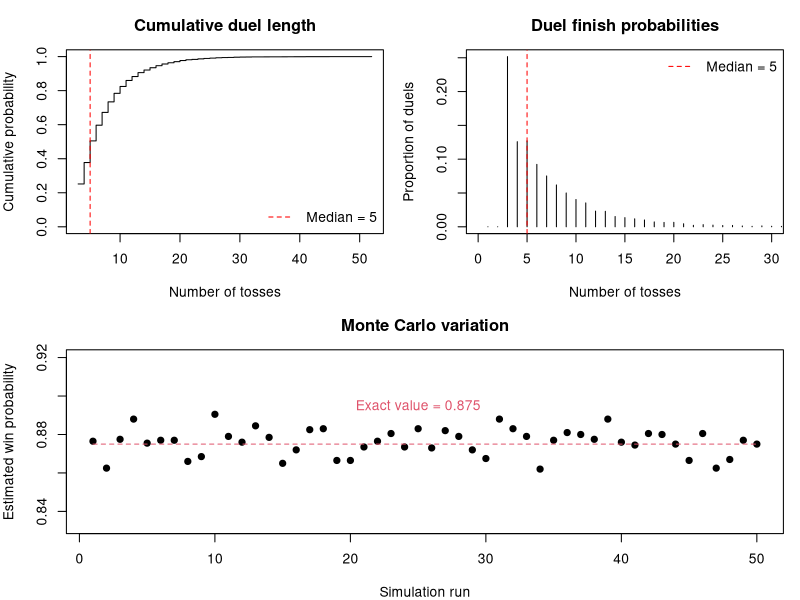

R code for this plot:

# Statistical Programming
# Practical 2: Sequence duels and the perils of independence
#
# Group 3:
# Alejandra Campo Archbold (s3023700)
# Weihang Gu (s2932201)
# Weichen Zhao (s2929481)
#
# Contributions:
# - Alejandra Campo Archbold: 33% [Designed the initial questions, optimized data plots, and defined variables for the race share simulation]
# - Weihang Gu: []
# - Weichen Zhao: []
#
# GitHub URL: https://github.com/alejandrarchbold/Statistical_Programming.git


#-----------------------------------------------------------------------
# Overview
#-----------------------------------------------------------------------

# Two players choose different patterns of heads (1) and tails (0).
# Both observe the same coin-toss stream. The first pattern to
# appear wins. We simulate duels, estimate win probabilities and
# calculate exact waiting times. We then compare best replies,
# non-transitive cycles and the effects of coin bias.


#-----------------------------------------------------------------------
# Function definitions
#-----------------------------------------------------------------------


# Question 1: firsthit

firsthit <- function(x, a) {
  # Description: finds the first occurrence of a in x.
  # Inputs: x (coin tosses), a (the pattern to find).
  # Output: the ending position of the first match, or NA.
  # How it works: checks each window of length k in order.
  
  k <- length(a)
  n <- length(x)
  
  if (k == 0) {
    stop("Please enter a 0/1 pattern.")
  }
  
  if (n < k) {
    return(NA_integer_)
  }
  
  for (m in k:n) {
    w <- x[(m - k + 1):m]
    
    if (all(w == a)) {
      return(m)
    }
  }
  
  return(NA_integer_)
}


# Shared simulation function for Question 2, Question 3 and Question 4

race <- function(l_patterns, p = 0.5, nreps = 1, block = 20) {
  # Description: simulates coin streams until a pattern appears.
  # Inputs: l_patterns (list of patterns), p (chance of heads),
  #         nreps (number of streams), block (batch size).
  # Output: matrix containing winner indices and toss counts.
  # How it works: checks patterns using a sliding window.
  #         Only unfinished streams receive new blocks.
  
  # Check that l_patterns is a non-empty list.
  if (!is.list(l_patterns) || length(l_patterns) == 0) {
    stop("the patterns must be a non-empty list.")
  }
  
  k <- length(l_patterns[[1]])
  
  if (k == 0) {
    stop("Patterns cannot be empty. Add 0/1 pattern.")
  }
  
  # Check each pattern.
  for (i in seq_along(l_patterns)) {
    
    a <- l_patterns[[i]]
    
    if (!is.numeric(a) || length(a) != k ||
        anyNA(a) || !all(a %in% c(0, 1))) {
      stop("Patterns must have equal lengths and contain 0/1.")
    }
    
    # Check that no two patterns are identical.
    if (i > 1) {
      for (j in seq_len(i - 1)) {
        if (all(a == l_patterns[[j]])) {
          stop("Patterns must be different.")
        }
      }
    }
  }
  
  # Check the simulation parameters.
  if (length(p) != 1 || !is.numeric(p) ||
      !is.finite(p) || p <= 0 || p >= 1) {
    stop("p must be between 0 and 1.")
  }
  
  if (length(nreps) != 1 || !is.numeric(nreps) ||
      !is.finite(nreps) || nreps < 1 ||
      nreps != floor(nreps)) {
    stop("nreps must be a positive integer.")
  }
  
  if (length(block) != 1 || !is.numeric(block) ||
      !is.finite(block) || block < 1 ||
      block != floor(block)) {
    stop("block must be a positive integer.")
  }
  
  # Store the most recent k tosses for each stream.
  recent <- matrix(0, nrow = nreps, ncol = k)
  
  winner <- rep(NA_integer_, nreps)
  tosses <- integer(nreps)
  
  active <- seq_len(nreps)
  
  # Continue until every stream has a winner.
  while (length(active) > 0) {
    
    # Generate new tosses for unfinished streams.
    new <- matrix(
      rbinom(length(active) * block, size = 1, prob = p),
      nrow = length(active),
      ncol = block
    )
    
    for (j in seq_len(block)) {
      
      unfinished <- which(is.na(winner[active]))
      
      if (length(unfinished) == 0) {
        break
      }
      
      rows <- active[unfinished]
      current <- new[unfinished, j]
      
      # Update the sliding window.
      if (k > 1) {
        recent[rows, 1:(k - 1)] <-
          recent[rows, 2:k, drop = FALSE]
      }
      
      recent[rows, k] <- current
      tosses[rows] <- tosses[rows] + 1
      
      # A match is possible after at least k tosses.
      ready <- rows[tosses[rows] >= k]
      
      if (length(ready) == 0) {
        next
      }
      
      windows <- recent[ready, , drop = FALSE]
      
      # Compare the window with each pattern.
      for (q in seq_along(l_patterns)) {
        
        a <- l_patterns[[q]]
        
        target <- matrix(
          a,
          nrow = length(ready),
          ncol = k,
          byrow = TRUE
        )
        
        matched <- rowSums(windows == target) == k
        
        winner[ready[matched]] <- q
      }
    }
    
    # Keep only streams without a winner.
    active <- which(is.na(winner))
  }
  
  return(cbind(winner = winner, tosses = tosses))
}


# Question 2: duel

duel <- function(a, b, p = 0.5) {
  # Description: simulates one duel between a and b.
  # Inputs: a and b (patterns), p (chance of heads).
  # Output: c(winner, tosses), with 1 for a and 0 for b.
  # How it works: calls race for one shared coin stream.
  
  result <- race(list(a, b), p, nreps = 1)
  
  return(c(
    winner = as.integer(result[1, "winner"] == 1),
    tosses = unname(result[1, "tosses"])
  ))
}


# Question 3: pwin

pwin <- function(a, b, p = 0.5, nreps = 10000) {
  # Description: estimates the probability that a beats b.
  # Inputs: a and b (patterns), p (heads), nreps (duels).
  # Output: the proportion of games won by a.
  # How it works: counts the wins for a across simulated duels.
  
  results <- race(list(a, b), p, nreps = nreps)
  
  return(mean(results[, "winner"] == 1))
}


# Question 4: ewait

ewait <- function(a, p = 0.5) {
  # Description: calculates the exact mean waiting time for a.
  # Inputs: a (pattern), p (chance of heads).
  # Output: expected tosses until a first appears.
  # How it works: uses matching prefixes and suffixes of a.
  
  k <- length(a)
  
  if (k == 0 || anyNA(a) || any(!(a %in% c(0, 1)))) {
    stop("Please enter a non-empty 0/1 pattern.")
  }
  
  if (length(p) != 1 || !is.numeric(p) ||
      !is.finite(p) || p <= 0 || p >= 1) {
    stop("p must be between 0 and 1.")
  }
  
  wait <- 0
  
  for (j in seq_len(k)) {
    
    prefix <- a[1:j]
    suffix <- a[(k - j + 1):k]
    
    if (all(prefix == suffix)) {
      
      heads <- sum(prefix)
      tails <- j - heads
      
      prob <- p^heads * (1 - p)^tails
      
      wait <- wait + 1 / prob
    }
  }
  
  return(wait)
}


# Question 4: simwait

simwait <- function(a, p = 0.5, nreps = 3000) {
  # Description: simulates waiting times for a single pattern.
  # Inputs: a (pattern), p (heads), nreps (independent runs).
  # Output: the waiting time for each simulated stream.
  # How it works: calls race with one pattern instead of two.
  
  results <- race(list(a), p, nreps = nreps)
  
  return(results[, "tosses"])
}


# Question 5: all_patterns

all_patterns <- function(k) {
  # Description: generates all patterns of length k.
  # Input: k (positive integer).
  # Output: a matrix of patterns in binary counting order.
  # How it works: creates all 0/1 combinations with expand.grid.
  
  if (length(k) != 1 || !is.numeric(k) ||
      !is.finite(k) || k < 1 || k != floor(k)) {
    stop("k must be a positive integer.")
  }
  
  patterns <- expand.grid(rep(list(0:1), k))
  patterns <- as.matrix(patterns)
  patterns <- patterns[, k:1, drop = FALSE]
  
  return(unname(patterns))
}


# Question 5: label

label <- function(a) {
  # Description: converts a binary pattern to H/T notation.
  # Input: a (0/1 pattern).
  # Output: a character label.
  # How it works: maps 0 to T and 1 to H.
  
  return(paste(c("T", "H")[a + 1], collapse = ""))
}


# Question 5: pmat

pmat <- function(k, p = 0.5, nreps = 10000) {
  # Description: estimates win probabilities for all pattern pairs.
  # Inputs: k (pattern length), p (heads), nreps (games per pair).
  # Output: matrix M, with M[i,j] = P(row i beats column j).
  # How it works: simulates each pair once and fills both entries.
  
  patterns <- all_patterns(k)
  n <- nrow(patterns)
  
  labels <- apply(patterns, 1, label)
  
  M <- matrix(NA_real_, nrow = n, ncol = n)
  
  rownames(M) <- labels
  colnames(M) <- labels
  
  for (i in seq_len(n - 1)) {
    
    for (j in (i + 1):n) {
      
      a <- patterns[i, ]
      b <- patterns[j, ]
      
      prob <- pwin(a, b, p = p, nreps = nreps)
      
      M[i, j] <- prob
      M[j, i] <- 1 - prob
    }
  }
  
  return(M)
}


# Question 5(a): best_reply

best_reply <- function(M) {
  # Description: finds the best reply to each pattern.
  # Input: M (win probability matrix).
  # Output: each pattern's best reply and its win probability.
  # How it works: finds the largest entry in each column.
  
  n <- ncol(M)
  
  result <- data.frame(
    pattern = colnames(M),
    reply = character(n),
    probability = numeric(n)
  )
  
  for (j in seq_len(n)) {
    
    best <- which.max(M[, j])
    
    result$reply[j] <- rownames(M)[best]
    result$probability[j] <- M[best, j]
  }
  
  result$probability <- round(result$probability, 3)
  
  return(result)
}


# Question 5(b): even_pairs

even_pairs <- function(M, tol = 0.03) {
  # Description: finds pairs with nearly equal win probabilities.
  # Inputs: M (win matrix), tol (allowed distance from 0.5).
  # Output: a table of pairs and their estimated probabilities.
  # How it works: checks the upper triangle of M.
  
  pos <- which(
    upper.tri(M) & abs(M - 0.5) < tol,
    arr.ind = TRUE
  )
  
  result <- data.frame(
    pattern_a = rownames(M)[pos[, 1]],
    pattern_b = colnames(M)[pos[, 2]],
    p_a_wins = round(M[pos], 3)
  )
  
  return(result)
}


# Question 5(b): find_cycle

find_cycle <- function(M, cutoff = 0.55) {
  # Description: finds a shortest clear non-transitive cycle.
  # Inputs: M (win matrix), cutoff (minimum win probability).
  # Output: pattern indices forming the cycle, or NULL.
  # How it works: uses breadth-first search from each pattern.
  
  n <- nrow(M)
  
  if (n < 3) {
    return(NULL)
  }
  
  beats <- M > cutoff
  beats[is.na(beats)] <- FALSE
  
  best <- NULL
  
  for (start in seq_len(n)) {
    
    visited <- rep(FALSE, n)
    visited[start] <- TRUE
    
    parent <- rep(NA_integer_, n)
    queue <- start
    cycle <- NULL
    
    while (length(queue) > 0 && is.null(cycle)) {
      
      u <- queue[1]
      queue <- queue[-1]
      
      for (v in which(beats[u, ])) {
        
        if (v == start) {
          
          path <- u
          
          while (path[1] != start) {
            path <- c(parent[path[1]], path)
          }
          
          cycle <- c(path, start)
          break
        }
        
        if (!visited[v]) {
          visited[v] <- TRUE
          parent[v] <- u
          queue <- c(queue, v)
        }
      }
    }
    
    if (!is.null(cycle) && length(cycle) >= 4 &&
        (is.null(best) || length(cycle) < length(best))) {
      best <- cycle
    }
  }
  
  return(best)
}


# Question 5(b): show_cycle

show_cycle <- function(M, cutoff = 0.55) {
  # Description: displays a non-transitive cycle.
  # Inputs: M (win matrix), cutoff (minimum win probability).
  # Output: the cycle and the probability of each step.
  # How it works: prints the results returned by find_cycle.
  
  cycle <- find_cycle(M, cutoff)
  
  if (is.null(cycle)) {
    cat("No clear non-transitive cycle found.\n")
    return(invisible(NULL))
  }
  
  labels <- rownames(M)
  
  cat(
    "Cycle of length", length(cycle) - 1, ":",
    paste(labels[cycle], collapse = " -> "), "\n"
  )
  
  for (i in seq_len(length(cycle) - 1)) {
    
    a <- cycle[i]
    b <- cycle[i + 1]
    
    cat(
      labels[a], "beats", labels[b], ":",
      round(M[a, b], 3), "\n"
    )
  }
}


#-----------------------------------------------------------------------
# Tests and Simulations
#-----------------------------------------------------------------------

start_time <- proc.time()["elapsed"]

set.seed(2026)


# Question 1: Test firsthit.

x <- c(1, 0, 0, 1, 0, 1, 1, 1, 0)
a <- c(1, 0, 1)
x1 <- c()

cat("Q1: First hit of HTH:", firsthit(x, a), "\n")
cat("Q1: HHH first appears at toss 8:", firsthit(x, c(1, 1, 1)), "\n")
cat("Q1: Short stream:", firsthit(c(1, 0), a), "\n")
cat("Q1: empty stream, test NA:", firsthit(x1, a), "\n")


# Question 2: Simulate one duel.

cat("\nQ2: One duel between HTH and THH\n")

print(duel(c(1, 0, 1), c(0, 1, 1)))


# Question 3: Estimate the win probability.

p_fair <- pwin(c(1, 1, 1), c(0, 1, 1))

cat("\nQ3: Win probability estimate\n")
cat("P(HHH beats THH):", round(p_fair, 4), "\n")


# Question 4: Compare exact and simulated waiting times.

patterns4 <- list(
  c(1, 1, 1),
  c(1, 1, 0),
  c(1, 0, 1),
  c(1, 1, 0)
)

probs4 <- c(0.5, 0.5, 0.5, 0.7)

exact4 <- numeric(length(patterns4))
mc4 <- numeric(length(patterns4))

for (i in seq_along(patterns4)) {
  
  exact4[i] <- ewait(patterns4[[i]], p = probs4[i])
  
  mc4[i] <- mean(simwait(patterns4[[i]], p = probs4[i]))
}

comparison4 <- data.frame(
  pattern = vapply(patterns4, label, character(1)),
  p = probs4,
  exact = round(exact4, 3),
  simulated = round(mc4, 3)
)

cat("\nQ4: Exact and simulated waiting times\n")
print(comparison4, row.names = FALSE)


# Question 5: Construct the fair-coin win probability matrix.

M <- pmat(k = 3, p = 0.5, nreps = 10000)


# Question 5(a): Best replies.

cat("\nQ5(a): Best replies\n")
print(best_reply(M), row.names = FALSE)


# Question 5(b): Nearly even pairs and a non-transitive cycle.

cat("\nQ5(b): Nearly even pairs\n")
print(even_pairs(M), row.names = FALSE)

cat("\nQ5(b): Shortest non-transitive cycle\n")
show_cycle(M)


# Question 5(c): Compare waiting times with duel performance.

patterns3 <- all_patterns(3)
waits3 <- numeric(nrow(patterns3))

for (i in seq_len(nrow(patterns3))) {
  waits3[i] <- ewait(patterns3[i, ])
}

avg_win <- rowMeans(M, na.rm = TRUE)

comparison5 <- data.frame(
  pattern = rownames(M),
  expected_wait = waits3,
  mean_duel_win = round(avg_win, 3)
)

comparison5 <- comparison5[
  order(comparison5$expected_wait),
]

cat("\nQ5(c): Waiting times and average duel win probabilities\n")
print(comparison5, row.names = FALSE)

cat(
  "P(TTH beats THH):",
  round(M["TTH", "THH"], 3),
  "\n"
)


# Question 6: Duel duration and Monte Carlo variation.

a6 <- c(0, 1, 1)
b6 <- c(1, 1, 1)

# Use the same duel data for the first two plots.
games <- race(list(a6, b6), nreps = 10000)

duration <- games[, "tosses"]
counts <- tabulate(duration)
proportions <- counts / length(duration)
median_tosses <- median(duration)

# Use 50 independent estimates for the third plot.
estimates <- numeric(50)

for (i in seq_len(50)) {
  estimates[i] <- pwin(a6, b6, nreps = 2000)
}

# Arrange the three plots.
oldpar <- par(no.readonly = TRUE)
layout(matrix(c(1, 2, 3, 3), nrow = 2, byrow = TRUE))
par(mar = c(4, 4, 3, 1))


# Plot 1: Empirical cumulative distribution.

freq <- table(duration)
xval <- as.numeric(names(freq))
cumprob <- cumsum(as.numeric(freq)) / length(duration)

plot(
  xval, cumprob,
  type = "s",
  ylim = c(0, 1),
  xlab = "Number of tosses",
  ylab = "Cumulative probability",
  main = "Cumulative duel length"
)

abline(v = median_tosses, col = "red", lty = 2)

legend(
  "bottomright",
  legend = paste("Median =", median_tosses),
  col = "red",
  lty = 2,
  bty = "n"
)


# Plot 2: Discrete duel finish probabilities.

plot(
  seq_along(proportions), proportions,
  type = "h",
  xlim = c(0, min(30, length(proportions))),
  xlab = "Number of tosses",
  ylab = "Proportion of duels",
  main = "Duel finish probabilities"
)

abline(v = median_tosses, col = "red", lty = 2)

legend(
  "topright",
  legend = paste("Median =", median_tosses),
  col = "red",
  lty = 2,
  bty = "n"
)


# Plot 3: Monte Carlo variation.

reference <- 7 / 8
limits <- range(c(estimates, reference)) + c(-0.03, 0.03)

plot(
  estimates,
  pch = 19,
  ylim = limits,
  xlab = "Simulation run",
  ylab = "Estimated win probability",
  main = "Monte Carlo variation"
)

lines(
  c(1, 50),
  c(reference, reference),
  col = 2,
  lty = 2
)

text(
  25,
  reference + 0.02,
  "Exact value = 0.875",
  col = 2
)

layout(1)
par(oldpar)


# Question 7: Investigate the effect of coin bias.

for (bias in c(0.25, 0.7)) {
  
  M_bias <- pmat(k = 3, p = bias, nreps = 20000)
  
  cat("\nQ7: Best replies for p =", bias, "\n")
  print(best_reply(M_bias), row.names = FALSE)
  
  cat("\nQ7: Non-transitive cycle for p =", bias, "\n")
  show_cycle(M_bias)
}

# Coin bias changes best replies and can change the cycles found.


#-----------------------------------------------------------------------
# Conclusion
#-----------------------------------------------------------------------

# Expected waiting times for individual patterns do not determine
# their head-to-head win probabilities. Both patterns share the same
# toss stream, so their waiting times are dependent. Comparing only
# separate mean waiting times ignores this dependence and can give
# misleading rankings.


#-----------------------------------------------------------------------
# Running time
#-----------------------------------------------------------------------

cat(
  "\nElapsed time (seconds):",
  round(proc.time()["elapsed"] - start_time, 2),
  "\n"
)
